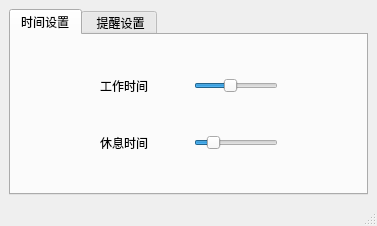
<?xml version="1.0" encoding="UTF-8"?>
<ui version="4.0">
 <class>MainWindow</class>
 <widget class="QMainWindow" name="MainWindow">
  <property name="geometry">
   <rect>
    <x>0</x>
    <y>0</y>
    <width>377</width>
    <height>226</height>
   </rect>
  </property>
  <property name="windowTitle">
   <string>MainWindow</string>
  </property>
  <widget class="QWidget" name="centralwidget">
   <layout class="QHBoxLayout" name="horizontalLayout">
    <item>
     <widget class="QTabWidget" name="tabWidget">
      <property name="currentIndex">
       <number>0</number>
      </property>
      <widget class="QWidget" name="tab_1">
       <attribute name="title">
        <string>时间设置</string>
       </attribute>
       <layout class="QGridLayout" name="gridLayout">
        <item row="0" column="1">
         <widget class="QLabel" name="label">
          <property name="text">
           <string>工作时间</string>
          </property>
         </widget>
        </item>
        <item row="0" column="3">
         <widget class="QSlider" name="workTimeSlider">
          <property name="maximum">
           <number>60</number>
          </property>
          <property name="singleStep">
           <number>5</number>
          </property>
          <property name="value">
           <number>25</number>
          </property>
          <property name="orientation">
           <enum>Qt::Horizontal</enum>
          </property>
          <property name="invertedAppearance">
           <bool>false</bool>
          </property>
          <property name="invertedControls">
           <bool>false</bool>
          </property>
         </widget>
        </item>
        <item row="1" column="3">
         <widget class="QSlider" name="sleepTimeSlider">
          <property name="maximum">
           <number>30</number>
          </property>
          <property name="singleStep">
           <number>5</number>
          </property>
          <property name="sliderPosition">
           <number>5</number>
          </property>
          <property name="orientation">
           <enum>Qt::Horizontal</enum>
          </property>
         </widget>
        </item>
        <item row="1" column="1">
         <widget class="QLabel" name="label_2">
          <property name="text">
           <string>休息时间</string>
          </property>
         </widget>
        </item>
        <item row="0" column="2">
         <spacer name="horizontalSpacer">
          <property name="orientation">
           <enum>Qt::Horizontal</enum>
          </property>
          <property name="sizeType">
           <enum>QSizePolicy::Minimum</enum>
          </property>
          <property name="sizeHint" stdset="0">
           <size>
            <width>40</width>
            <height>20</height>
           </size>
          </property>
         </spacer>
        </item>
        <item row="0" column="0">
         <spacer name="horizontalSpacer_2">
          <property name="orientation">
           <enum>Qt::Horizontal</enum>
          </property>
          <property name="sizeHint" stdset="0">
           <size>
            <width>40</width>
            <height>20</height>
           </size>
          </property>
         </spacer>
        </item>
        <item row="0" column="4">
         <spacer name="horizontalSpacer_3">
          <property name="orientation">
           <enum>Qt::Horizontal</enum>
          </property>
          <property name="sizeHint" stdset="0">
           <size>
            <width>40</width>
            <height>20</height>
           </size>
          </property>
         </spacer>
        </item>
       </layout>
      </widget>
      <widget class="QWidget" name="tab_2">
       <attribute name="title">
        <string> 提醒设置</string>
       </attribute>
      </widget>
     </widget>
    </item>
   </layout>
  </widget>
  <widget class="QMenuBar" name="menubar">
   <property name="geometry">
    <rect>
     <x>0</x>
     <y>0</y>
     <width>377</width>
     <height>23</height>
    </rect>
   </property>
  </widget>
  <widget class="QStatusBar" name="statusbar"/>
 </widget>
 <resources/>
 <connections/>
</ui>
